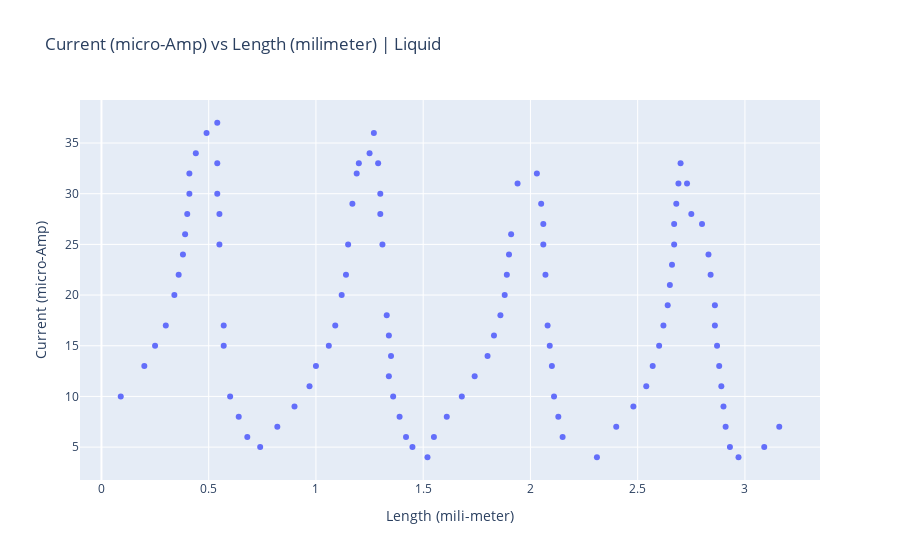

Here is the notebook cell this chart was saved with:
### Code cell
# Plot Scatter Plot here

trace = go.Scatter(x=readings['Total (mm)'], y=readings['Current (uA)'], mode='markers')

data = [trace]

layout = go.Layout(title="Current (micro-Amp) vs Length (milimeter) | Liquid ", xaxis={'title':'Length (mili-meter)'}, yaxis={'title':'Current (micro-Amp)'})

fig= go.Figure(data=data, layout=layout)

#pyo.plot(fig)
fig.show()

### Figure 1 — Plotly figure (JSON) as saved in the notebook; plotly's stock layout.template omitted (floating-point values rounded to 4 significant figures)
{"data": [{"mode": "markers", "type": "scatter", "x": [0.09, 0.2, 0.25, 0.3, 0.34, 0.36, 0.38, 0.39, 0.4, 0.41, 0.41, 0.44, 0.49, 0.54, 0.54, 0.54, 0.55, 0.55, 0.57, 0.57, 0.6, 0.64, 0.68, 0.74, 0.82, 0.9, 0.97, 1, 1.06, 1.09, 1.12, 1.14, 1.15, 1.17, 1.19, 1.2, 1.25, 1.27, 1.29, 1.3, 1.3, 1.31, 1.33, 1.34, 1.35, 1.34, 1.36, 1.39, 1.42, 1.45, 1.52, 1.55, 1.61, 1.68, 1.74, 1.8, 1.83, 1.86, 1.88, 1.89, 1.9, 1.91, 1.94, 2.03, 2.05, 2.06, 2.06, 2.07, 2.08, 2.09, 2.1, 2.11, 2.13, 2.15, 2.31, 2.4, 2.48, 2.54, 2.57, 2.6, 2.62, 2.64, 2.65, 2.66, 2.67, 2.67, 2.68, 2.69, 2.7, 2.73, 2.75, 2.8, 2.83, 2.84, 2.86, 2.86, 2.87, 2.88, 2.89, 2.9, 2.91, 2.93, 2.97, 3.09, 3.16], "y": [10, 13, 15, 17, 20, 22, 24, 26, 28, 30, 32, 34, 36, 37, 33, 30, 28, 25, 17, 15, 10, 8, 6, 5, 7, 9, 11, 13, 15, 17, 20, 22, 25, 29, 32, 33, 34, 36, 33, 30, 28, 25, 18, 16, 14, 12, 10, 8, 6, 5, 4, 6, 8, 10, 12, 14, 16, 18, 20, 22, 24, 26, 31, 32, 29, 27, 25, 22, 17, 15, 13, 10, 8, 6, 4, 7, 9, 11, 13, 15, 17, 19, 21, 23, 25, 27, 29, 31, 33, 31, 28, 27, 24, 22, 19, 17, 15, 13, 11, 9, 7, 5, 4, 5, 7]}], "layout": {"title": {"text": "Current (micro-Amp) vs Length (milimeter) | Liquid "}, "xaxis": {"title": {"text": "Length (mili-meter)"}}, "yaxis": {"title": {"text": "Current (micro-Amp)"}}}}
